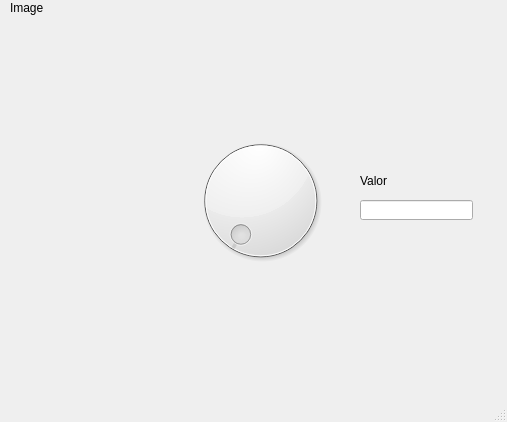
<?xml version="1.0" encoding="UTF-8"?>
<ui version="4.0">
 <class>MainWindow</class>
 <widget class="QMainWindow" name="MainWindow">
  <property name="geometry">
   <rect>
    <x>0</x>
    <y>0</y>
    <width>507</width>
    <height>422</height>
   </rect>
  </property>
  <property name="windowTitle">
   <string>MainWindow</string>
  </property>
  <widget class="QWidget" name="centralwidget">
   <widget class="QLabel" name="label">
    <property name="geometry">
     <rect>
      <x>0</x>
      <y>20</y>
      <width>191</width>
      <height>131</height>
     </rect>
    </property>
    <property name="styleSheet">
     <string notr="true"/>
    </property>
    <property name="text">
     <string/>
    </property>
    <property name="pixmap">
     <pixmap resource="../Archivo/recursos.qrc">:/Logos/leo.jpg</pixmap>
    </property>
    <property name="scaledContents">
     <bool>true</bool>
    </property>
   </widget>
   <widget class="QLabel" name="label_2">
    <property name="geometry">
     <rect>
      <x>10</x>
      <y>0</y>
      <width>41</width>
      <height>16</height>
     </rect>
    </property>
    <property name="text">
     <string>Image</string>
    </property>
   </widget>
   <widget class="QLabel" name="label_3">
    <property name="geometry">
     <rect>
      <x>340</x>
      <y>10</y>
      <width>191</width>
      <height>131</height>
     </rect>
    </property>
    <property name="styleSheet">
     <string notr="true"/>
    </property>
    <property name="text">
     <string/>
    </property>
    <property name="pixmap">
     <pixmap resource="../Archivo/recursos.qrc">:/Ejercicios/leoyzell.jpg</pixmap>
    </property>
    <property name="scaledContents">
     <bool>true</bool>
    </property>
   </widget>
   <widget class="QLabel" name="label_4">
    <property name="geometry">
     <rect>
      <x>310</x>
      <y>280</y>
      <width>191</width>
      <height>131</height>
     </rect>
    </property>
    <property name="styleSheet">
     <string notr="true"/>
    </property>
    <property name="text">
     <string/>
    </property>
    <property name="pixmap">
     <pixmap resource="../Archivo/recursos.qrc">:/Logos/volvemosacasa.png</pixmap>
    </property>
    <property name="scaledContents">
     <bool>true</bool>
    </property>
   </widget>
   <widget class="QLabel" name="label_5">
    <property name="geometry">
     <rect>
      <x>10</x>
      <y>270</y>
      <width>191</width>
      <height>131</height>
     </rect>
    </property>
    <property name="styleSheet">
     <string notr="true"/>
    </property>
    <property name="text">
     <string/>
    </property>
    <property name="pixmap">
     <pixmap resource="../Archivo/recursos.qrc">:/Logos/leo.jpg</pixmap>
    </property>
    <property name="scaledContents">
     <bool>true</bool>
    </property>
   </widget>
   <widget class="QDial" name="dial">
    <property name="geometry">
     <rect>
      <x>190</x>
      <y>120</y>
      <width>141</width>
      <height>161</height>
     </rect>
    </property>
   </widget>
   <widget class="QLineEdit" name="txt_valor">
    <property name="geometry">
     <rect>
      <x>360</x>
      <y>200</y>
      <width>113</width>
      <height>20</height>
     </rect>
    </property>
    <property name="styleSheet">
     <string notr="true">font: 20pt &quot;MS Shell Dlg 2&quot;;
font: 20pt &quot;MS Shell Dlg 2&quot;;</string>
    </property>
    <property name="text">
     <string/>
    </property>
   </widget>
   <widget class="QLabel" name="label_6">
    <property name="geometry">
     <rect>
      <x>360</x>
      <y>160</y>
      <width>61</width>
      <height>41</height>
     </rect>
    </property>
    <property name="minimumSize">
     <size>
      <width>61</width>
      <height>41</height>
     </size>
    </property>
    <property name="styleSheet">
     <string notr="true">font: 20pt &quot;Arial&quot;;</string>
    </property>
    <property name="text">
     <string>Valor</string>
    </property>
   </widget>
  </widget>
  <widget class="QMenuBar" name="menubar">
   <property name="geometry">
    <rect>
     <x>0</x>
     <y>0</y>
     <width>507</width>
     <height>18</height>
    </rect>
   </property>
  </widget>
  <widget class="QStatusBar" name="statusbar"/>
 </widget>
 <resources>
  <include location="../Archivo/recursos.qrc"/>
 </resources>
 <connections/>
</ui>
